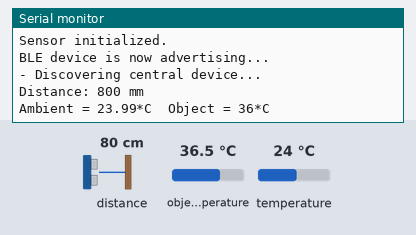
The sketch below on a simulated Arduino Nano 33 IoT. Parts: the last lines printed to the serial monitor. The test bench sets the inputs (shaded band); at power-on: distance to the obstacle 80 cm, object temperature 36.5 °C, temperature 24 °C. Nothing arrives over Bluetooth unless stated; a phone connects over Bluetooth LE 3 s after start.

Above: at 7.2 s.
7.3 s: distance to the obstacle set to 2 cm
At 10.4 s:
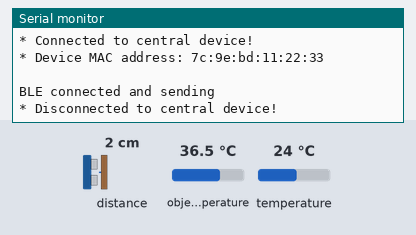
11.1 s: object temperature set to 20 °C
At 12.6 s:
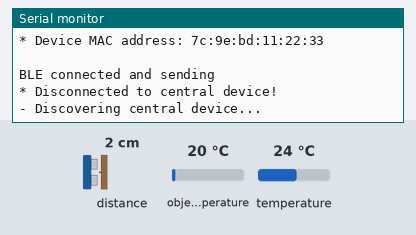
13.2 s: temperature set to 12 °C
At 14.7 s:
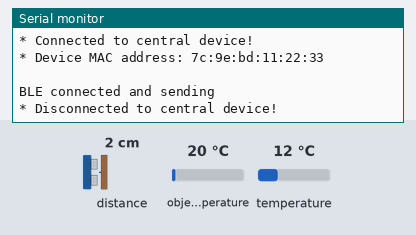

The sketch:

smug.ino
```cpp
#include <Wire.h>
#include <VL53L0X.h>
#include <Adafruit_MLX90614.h>
#include <ArduinoBLE.h>

VL53L0X sensor;
Adafruit_MLX90614 mlx = Adafruit_MLX90614();
BLEService sensorService("12345678-1234-5678-1234-56789abcdef0");
BLECharacteristic distanceChar("12345678-1234-5678-1234-56789abcdef1", BLERead | BLENotify, sizeof(uint16_t));
BLECharacteristic tempChar("12345678-1234-5678-1234-56789abcdef2", BLERead | BLENotify, sizeof(uint16_t));


void setup() {
  delay(5000);
  Serial.println("Starting");
  Serial.begin(9600);
  while (!Serial);

  if (!BLE.begin()) {
    Serial.println("BLE initialization failed!");
    while (1);
  }

  Wire.begin();
  delay(1000);
  Serial.println("Starting VL53L0X...");


  if (!sensor.init() || !mlx.begin()) {
    Serial.println("Failed to detect and initialize sensor!");
    while (1);
  }

  sensor.setTimeout(500);

  // Switch to precision mode (high accuracy)
  sensor.setMeasurementTimingBudget(200000);  // in microseconds (200ms)

  sensor.startContinuous();

  Serial.println("Sensor initialized.");

  BLE.setLocalName("smugConnector");
  BLE.setAdvertisedService(sensorService);
  sensorService.addCharacteristic(distanceChar);
  sensorService.addCharacteristic(tempChar);
  BLE.addService(sensorService);
  BLE.advertise();
  Serial.println("BLE device is now advertising...");
}

void loop() {
  BLEDevice central = BLE.central();
  Serial.println("- Discovering central device...");
  delay(500);

  uint16_t distance = (uint16_t)sensor.readRangeContinuousMillimeters();

  if (sensor.timeoutOccurred()) {
    Serial.println("Timeout!");
  } else {
    Serial.print("Distance: ");
    Serial.print(distance);
    Serial.println(" mm");
  }

  uint16_t temp = (uint16_t)mlx.readObjectTempC();

  Serial.print("Ambient = ");
  Serial.print(mlx.readAmbientTempC());
  Serial.print("*C\tObject = ");
  Serial.print(temp);
  Serial.println("*C");

  Serial.println();

  if (central) {
    Serial.println("* Connected to central device!");
    Serial.print("* Device MAC address: ");
    Serial.println(central.address());
    Serial.println(" ");

    Serial.println("BLE connected and sending");
    distanceChar.writeValue(distance);
    tempChar.writeValue(temp);

    Serial.println("* Disconnected to central device!");
  }

  delay(1000);
}
```

Measured:
- after the input at 7.3 s, the serial monitor: prints a new line after 0.77 s (image 1)
- after the input at 11.1 s, the serial monitor: prints a new line at once (image 2)
- after the input at 13.2 s, the serial monitor: prints a new line after 1.0 s (image 3)
